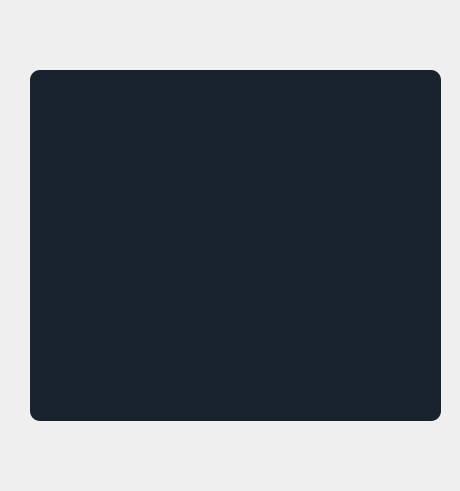
<?xml version="1.0" encoding="UTF-8"?>
<ui version="4.0">
 <class>Form</class>
 <widget class="QWidget" name="Form">
  <property name="geometry">
   <rect>
    <x>0</x>
    <y>0</y>
    <width>460</width>
    <height>491</height>
   </rect>
  </property>
  <property name="windowTitle">
   <string>Form</string>
  </property>
  <widget class="QTextEdit" name="txtEdit_preg">
   <property name="geometry">
    <rect>
     <x>30</x>
     <y>70</y>
     <width>411</width>
     <height>351</height>
    </rect>
   </property>
   <property name="styleSheet">
    <string notr="true">  background-color: #19232D;
  border: 0px solid #32414B;
  padding: 0px;
  color: #F0F0F0;
  selection-background-color: #1464A0;
  selection-color: #F0F0F0;

	border-radius: 10;</string>
   </property>
  </widget>
 </widget>
 <resources>
  <include location="../imagenes.qrc"/>
 </resources>
 <connections/>
</ui>
